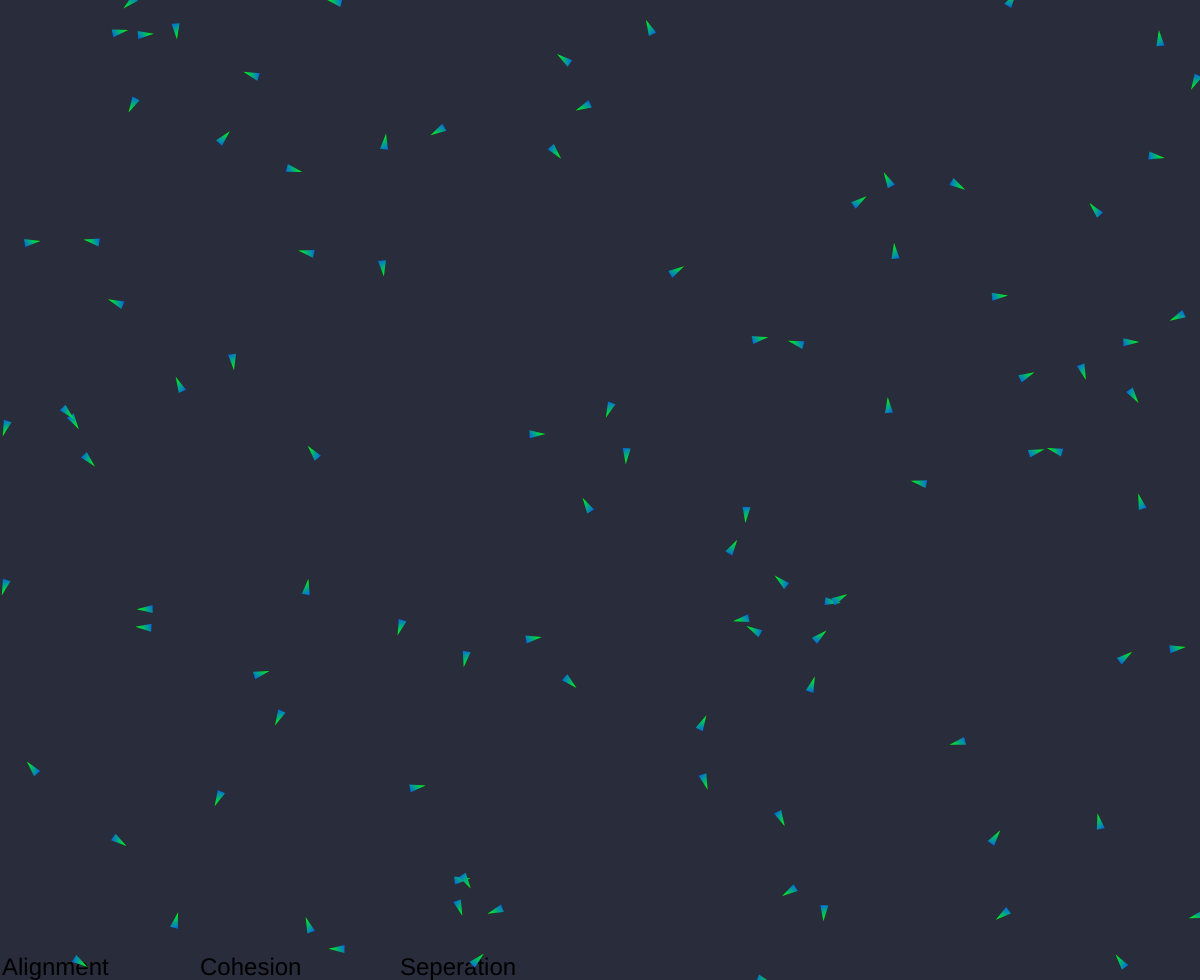
Frame 1 (no input)
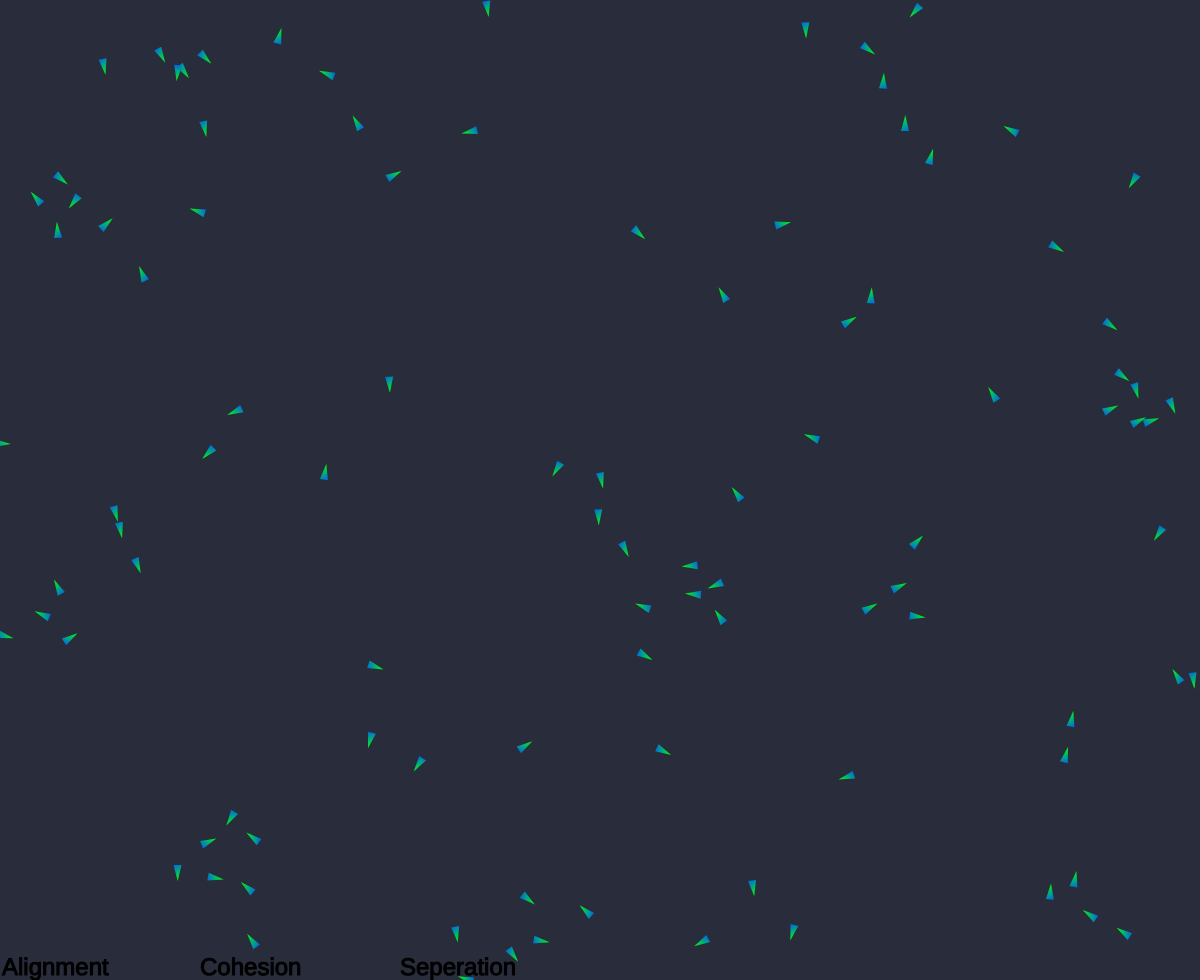
Frame 60 (no input)
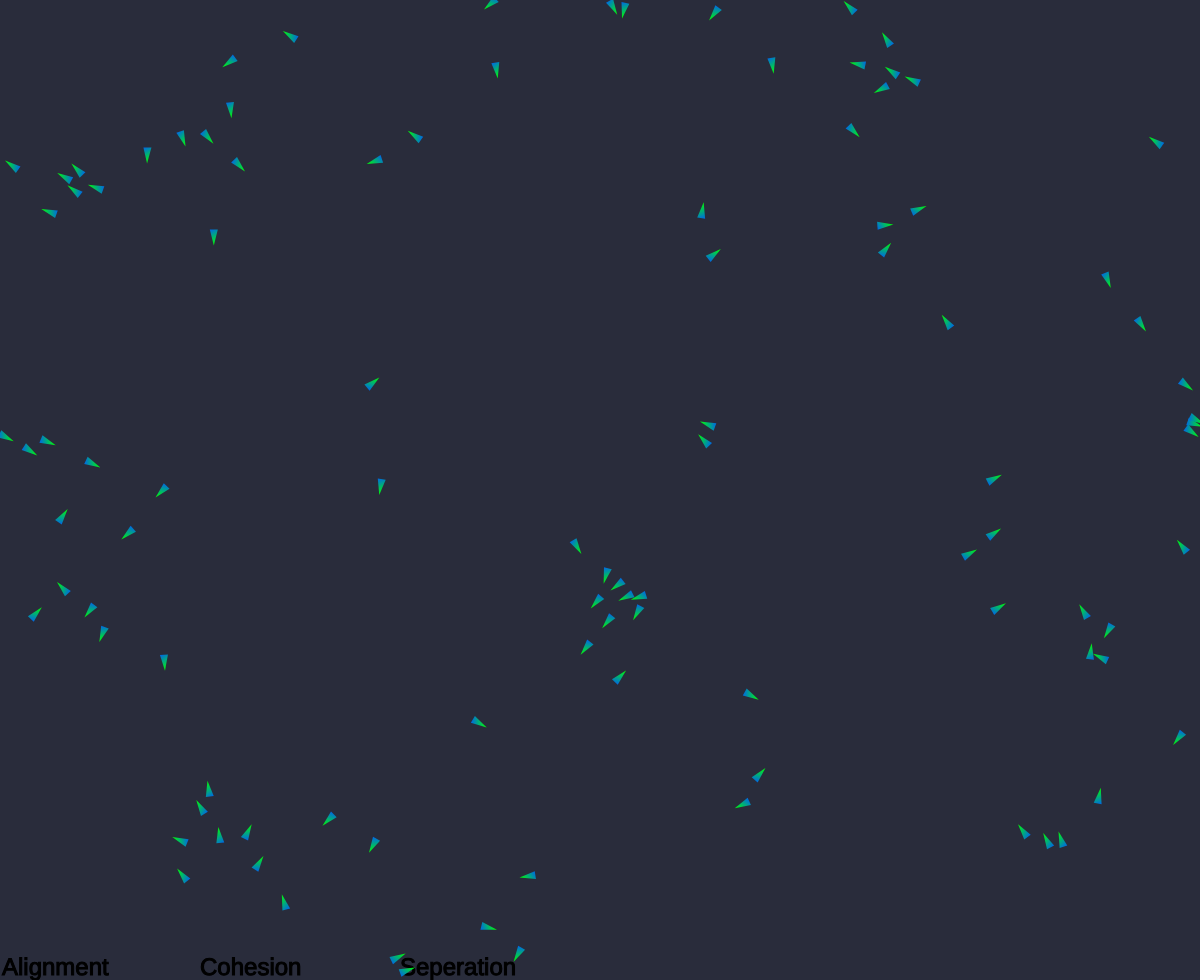
Frame 120 (the mouse pressed at the canvas centre since frame 60)

The p5.js sketch that drew these frames (run headless with seeded random() and noise() and a simulated clock; from frame 60 on, the mouse is pressed at the canvas centre):

// p5.js sketch
// ── sketch.js
const flock = [];

let alignSlider, cohesionSlider, separationSlider;
let alignLabel, choesionLabel, separationLabel;

let quadTree;

function setup() {
  createCanvas(windowWidth, windowHeight - 20);
  colorMode(HSB, 360, 100, 100, 100);
  quadTree = new QuadTree(Infinity, 30, new Rect(0, 0, width, height));
  alignSlider = createSlider(0, 2, 1, 0.1);
  alignSlider.position(0, windowHeight - 20);
  cohesionSlider = createSlider(0, 2, 1, 0.1);
  cohesionSlider.position(200, windowHeight - 20);
  separationSlider = createSlider(0, 2, 1.25, 0.1);
  separationSlider.position(400, windowHeight - 20);

  for (let i = 0; i < 100; i++) {
    flock.push(new Boid());
  }
}

function draw() {
  quadTree.clear();
  for (const boid of flock) {
    quadTree.addItem(boid.position.x, boid.position.y, boid);
  }

  background(230, 30, 23);

  quadTree.debugRender();

  linearGradient(
    0,
    windowHeight - 5,
    windowWidth,
    windowHeight,
    color(120, 100, 100), //Start color
    color(220, 100, 100) //End color
  );

  textSize(24);
  text("Alignment", 2, windowHeight - 25);
  text("Cohesion", 200, windowHeight - 25);
  text("Seperation", 400, windowHeight - 25);
  stroke(0);

  for (let boid of flock) {
    boid.edges();
    boid.flock(flock);
    boid.update();
    boid.render();
  }
}

function mousePressed() {
  flock.push(new Boid());
}

function linearGradient(sX, sY, eX, eY, colorS, colorE) {
  let gradient = drawingContext.createLinearGradient(sX, sY, eX, eY);
  gradient.addColorStop(0, colorS);
  gradient.addColorStop(1, colorE);
  drawingContext.fillStyle = gradient;
}

// ── boid.js
class Boid {
  constructor() {
    this.position = createVector(random(width), random(height));
    this.velocity = p5.Vector.random2D();
    this.velocity.setMag(random(2, 4));
    this.acceleration = createVector();
    this.maxForce = 0.03;
    this.maxSpeed = 2;
    this.r = 4;
  }

  edges() {
    if (this.position.x > width) {
      this.position.x = 0;
    } else if (this.position.x < 0) {
      this.position.x = width;
    }
    if (this.position.y > height) {
      this.position.y = 0;
    } else if (this.position.y < 0) {
      this.position.y = height;
    }
  }

  align(boids) {
    let perceptionRadius = 50;
    let perceptionCount = 5;
    let steering = createVector();
    let total = 0;
    for (const other of quadTree.getItemsInRadius(
      this.position.x,
      this.position.y,
      perceptionRadius,
      perceptionCount
    )) {
      steering.add(other.velocity);
      total++;
    }
    if (total > 0) {
      steering.div(total);
      steering.setMag(this.maxSpeed);
      steering.sub(this.velocity);
      steering.limit(this.maxForce);
    }
    return steering;
  }

  separation(boids) {
    let perceptionRadius = 50;
    let perceptionCount = 5;
    let steering = createVector();
    let total = 0;
    for (const other of quadTree.getItemsInRadius(
      this.position.x,
      this.position.y,
      perceptionRadius,
      perceptionCount
    )) {
      const diff = p5.Vector.sub(this.position, other.position);
      const d = diff.mag();
      if (d === 0) continue;
      diff.div(d * d);
      steering.add(diff);
      total++;
    }
    if (total > 0) {
      steering.div(total);
      steering.setMag(this.maxSpeed);
      steering.sub(this.velocity);
      steering.limit(this.maxForce);
    }
    return steering;
  }

  cohesion(boids) {
    let perceptionRadius = 100;
    let perceptionCount = 5;
    let steering = createVector();
    let total = 0;
    for (const other of quadTree.getItemsInRadius(
      this.position.x,
      this.position.y,
      perceptionRadius,
      perceptionCount
    )) {
      steering.add(other.position);
      total++;
    }
    if (total > 0) {
      steering.div(total);
      steering.sub(this.position);
      steering.setMag(this.maxSpeed);
      steering.sub(this.velocity);
      steering.limit(this.maxForce);
    }
    return steering;
  }

  flock(boids) {
    let alignment = this.align(boids);
    let cohesion = this.cohesion(boids);
    let separation = this.separation(boids);

    alignment.mult(alignSlider.value());
    cohesion.mult(cohesionSlider.value());
    separation.mult(separationSlider.value());

    this.acceleration.add(alignment);
    this.acceleration.add(cohesion);
    this.acceleration.add(separation);
  }

  update() {
    this.position.add(this.velocity);
    this.velocity.add(this.acceleration);
    this.velocity.limit(this.maxSpeed);
    this.acceleration.mult(0);
  }

  render() {
    push();

    linearGradient(
      0,
      -this.r * 2,
      this.r * 2,
      this.r * 2,
      color(120, 100, 100), //Start color
      color(220, 100, 100) //End color
    );
    strokeWeight(0);
    stroke(200);
    let theta = this.velocity.heading() + radians(90);
    translate(this.position.x, this.position.y);
    rotate(theta);
    triangle(0, -this.r * 2, -this.r, this.r * 2, this.r, this.r * 2);
    pop();
  }
}

// ── quadtree.js
class QuadTreeItem {
  constructor(x, y, data) {
    this.x = x;
    this.y = y;
    this.data = data;
  }
}

class QuadTreeBin {
  constructor(maxDepth, maxItemsPerBin, extent, depth = 0) {
    this.rect = extent.copy();
    this.bins = null;
    this.maxDepth = maxDepth;
    this.maxItemsPerBin = maxItemsPerBin;
    this.items = [];
    this.depth = depth;
  }

  checkWithinExtent(x, y, range = 0) {
    return (
      x >= this.rect.x - range &&
      x < this.rect.x + this.rect.width + range &&
      y >= this.rect.y - range &&
      y < this.rect.y + this.rect.height + range
    );
  }

  addItem(item) {
    if (this.bins === null) {
      this.items.push(item);
      if (
        this.depth < this.maxDepth &&
        this.items !== null &&
        this.items.length > this.maxItemsPerBin
      )
        this.subDivide();
    } else {
      const binIndex = this._getBinIndex(item.x, item.y);
      if (binIndex != -1) this.bins[binIndex].addItem(item);
    }
  }

  getItemsInRadius(x, y, radius, maxItems) {
    const radiusSqrd = radius ** 2;
    let items = [];

    if (this.bins) {
      for (let b of this.bins)
        if (b.checkWithinExtent(x, y, radius))
          items.push(...b.getItemsInRadius(x, y, radius, maxItems));
    } else {
      for (let item of this.items) {
        const distSqrd = (item.x - x) ** 2 + (item.y - y) ** 2;
        if (distSqrd <= radiusSqrd)
          items.push({ distSqrd: distSqrd, data: item.data });
      }
    }

    return items;
  }

  subDivide() {
    if (this.bins !== null) return;
    this.bins = [];
    let w = this.rect.width * 0.5,
      h = this.rect.height * 0.5;
    for (let i = 0; i < 4; ++i)
      this.bins.push(
        new QuadTreeBin(
          this.maxDepth,
          this.maxItemsPerBin,
          new Rect(
            this.rect.x + (i % 2) * w,
            this.rect.y + Math.floor(i * 0.5) * h,
            w,
            h
          ),
          this.depth + 1
        )
      );

    for (let item of this.items) {
      const binIndex = this._getBinIndex(item.x, item.y);
      if (binIndex != -1) this.bins[binIndex].addItem(item);
    }

    this.items = null;
  }

  debugRender(renderingContext) {
    noFill();
    stroke("#aaa");
    strokeWeight(1);
    rect(this.rect.x, this.rect.y, this.rect.width, this.rect.height);
    if (this.bins) for (let b of this.bins) b.debugRender(renderingContext);
  }

  _getBinIndex(x, y, range = 0) {
    if (!this.checkWithinExtent(x, y)) return -1;
    let w = this.rect.width * 0.5,
      h = this.rect.height * 0.5;
    let xx = Math.floor((x - this.rect.x) / w);
    let yy = Math.floor((y - this.rect.y) / h);
    return xx + yy * 2;
  }
}

class QuadTree {
  constructor(maxDepth, maxItemsPerBin, extent) {
    this.extent = extent.copy();
    this.maxDepth = maxDepth;
    this.maxItemsPerBin = maxItemsPerBin;
    this.clear();
  }

  clear() {
    this.rootBin = new QuadTreeBin(
      this.maxDepth,
      this.maxItemsPerBin,
      new Rect(0, 0, this.extent.width, this.extent.height)
    );
  }

  addItem(x, y, item) {
    this.rootBin.addItem(new QuadTreeItem(x, y, item));
  }

  getItemsInRadius(x, y, radius, maxItems) {
    if (maxItems === undefined) {
      return this.rootBin.getItemsInRadius(x, y, radius);
    } else {
      return this.rootBin
        .getItemsInRadius(x, y, radius)
        .sort((a, b) => a.distSqrd - b.distSqrd)
        .slice(0, maxItems)
        .map((v) => v.data);
    }
  }

  debugRender(renderingContext) {
    //this.rootBin.debugRender(renderingContext);
  }
}

// ── rect.js
class Rect {
  constructor(x = 0, y = 0, width = 1, height = 1) {
    this.x = x;
    this.y = y;
    this.width = width;
    this.height = height;
  }

  copy() {
    return new Rect(this.x, this.y, this.width, this.height);
  }
}
